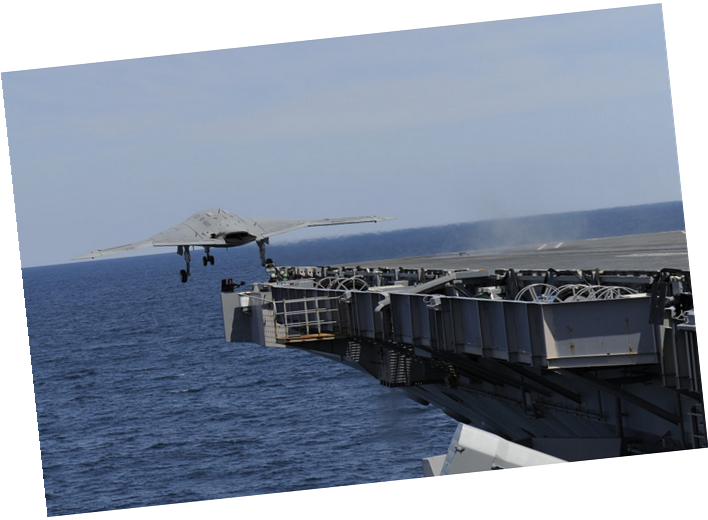
#> input picture machine/pictestxz.png, 708 x 520 px
$ python 10-4.py
#> lines starting #> are read from the running program, lines starting #| are printed output that depends on the picture
#!/usr/bin/env python
#-*- coding: utf-8 -*-
#code:myhaspl@qq.com
#10-4.py
#图像倾斜后定位图片

import cv2
import numpy as np


print ('loading  ...')

def get_EuclideanDistance(x,y):
    myx=np.array(x)
    myy=np.array(y)
    return np.sqrt(np.sum((myx-myy)*(myx-myy)))

def findpic(img,findimg,h,fh,w,fw):
    minds=1e8
    mincb_h=0
    mincb_w=0
    for now_h in range(0,h-fh):
        for now_w in range(0,w-fw):
            my_img=img[now_h:now_h+fh,now_w:now_w+fw,:]
            my_findimg=findimg
            dis=get_EuclideanDistance(my_img,my_findimg)
            if dis<minds:
                mincb_h=now_h
                mincb_w=now_w
                minds=dis
        print (".",end="")
    findpt=mincb_w,mincb_h
    cv2.rectangle(img, findpt, (findpt[0]+fw,findpt[1]+fh),(0,0,255))
    return img


def showpiclocation(img,findimg):
    #定位图片
    w=img.shape[1]
    h=img.shape[0]
    fw=findimg.shape[1]
    fh=findimg.shape[0]
    return findpic(img,findimg,h,fh,w,fw)


fn='pictestxz.png'
fn1='pictestt1.png'
fn2='pictestt2.png'
myimg=cv2.imread(fn)
#> myimg is the input picture: shape (520, 708, 3); mean B, G, R 158.6, 142.4, 132
myimg1=cv2.imread(fn1)
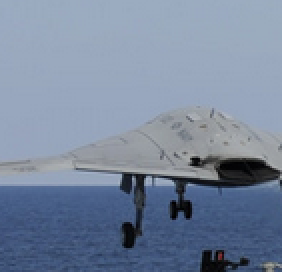
#> input picture machine/pictestt1.png, 141 x 136 px (shown 2 times larger)
#> myimg1 is the input picture: shape (136, 141, 3); mean B, G, R 158, 135.2, 120.6
myimg2=cv2.imread(fn2)
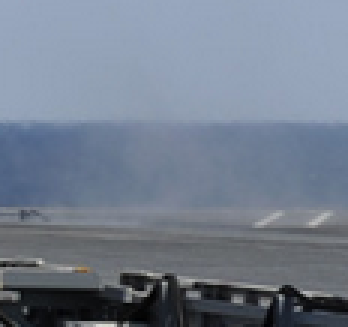
#> input picture machine/pictestt2.png, 116 x 109 px (shown 3 times larger)
#> myimg2 is the input picture: shape (109, 116, 3); mean B, G, R 141.2, 125.4, 114.8

myimg=showpiclocation(myimg,myimg1)
#> the loop in findpic, `for now_h in range(0,h-fh):` made 384 passes
#> pass 1, in get_EuclideanDistance (call 2), `myx=np.array(x)`:
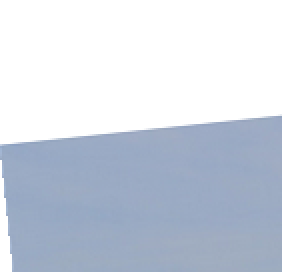
#> myx: shape (136, 141, 3) (shown 2 times larger); mean of channels 0, 1, 2 224.2, 211.9, 204.1; drawn as B, G, R
#> after the loop in findpic, `for now_h in range(0,h-fh):`:
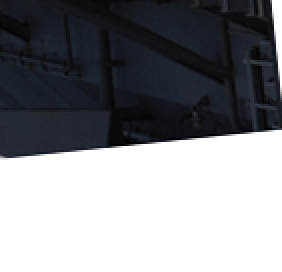
#> my_img: shape (136, 141, 3) (shown 2 times larger); mean B, G, R 139, 135.4, 133.6
#> after the loop in findpic, `for now_h in range(0,h-fh):`: mincb_h = 156; mincb_w = 117; minds = 1361.2
#> in findpic, `findpt=mincb_w,mincb_h`: findpt = (117, 156)
myimg=showpiclocation(myimg,myimg2)
#> call 2 of findpic, with h = 520, fh = 109, w = 708, fw = 116
#> the loop in findpic (call 2), `for now_h in range(0,h-fh):` made 411 passes
#> pass 1, in get_EuclideanDistance (call 217729), `myx=np.array(x)`:
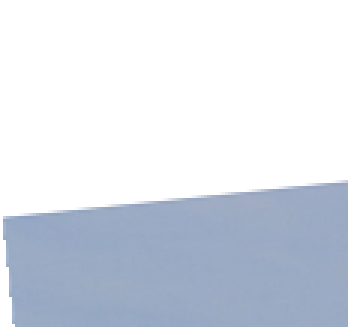
#> myx: shape (109, 116, 3) (shown 3 times larger); mean of channels 0, 1, 2 232.3, 222.6, 216.5; drawn as B, G, R
#> after the loop in findpic (call 2), `for now_h in range(0,h-fh):`:
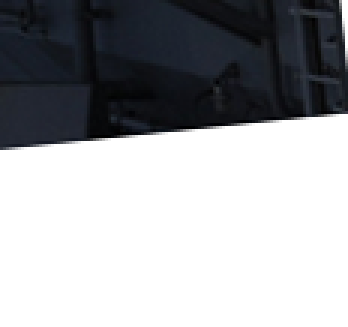
#> my_img: shape (109, 116, 3) (shown 3 times larger); mean B, G, R 166.4, 163.5, 162.2
#> after the loop in findpic (call 2), `for now_h in range(0,h-fh):`: mincb_h = 176; mincb_w = 455; minds = 1155.1
#> in findpic (call 2), `findpt=mincb_w,mincb_h`: findpt = (455, 176)
#> in findpic (call 2), `cv2.rectangle(img, findpt, (findpt[0]+fw,findpt[1]+fh),(0,0,255))`:
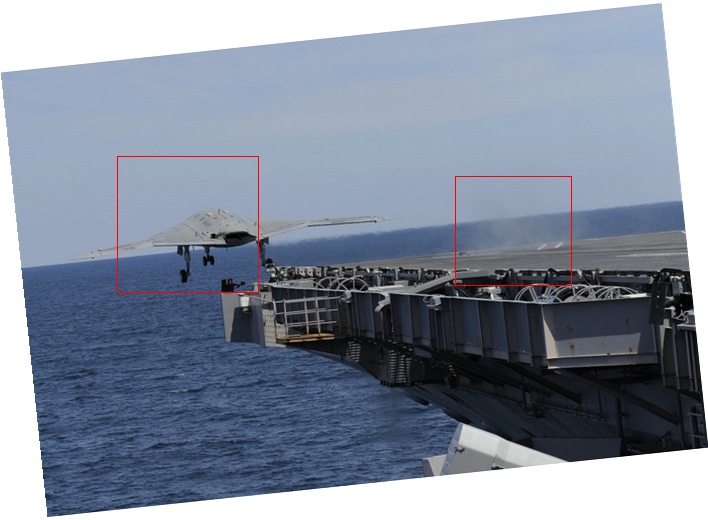
#> img: shape (520, 708, 3); mean B, G, R 158.2, 142, 132.4
cv2.namedWindow('img')
cv2.imshow('img', myimg)
cv2.waitKey()
cv2.destroyAllWindows()
